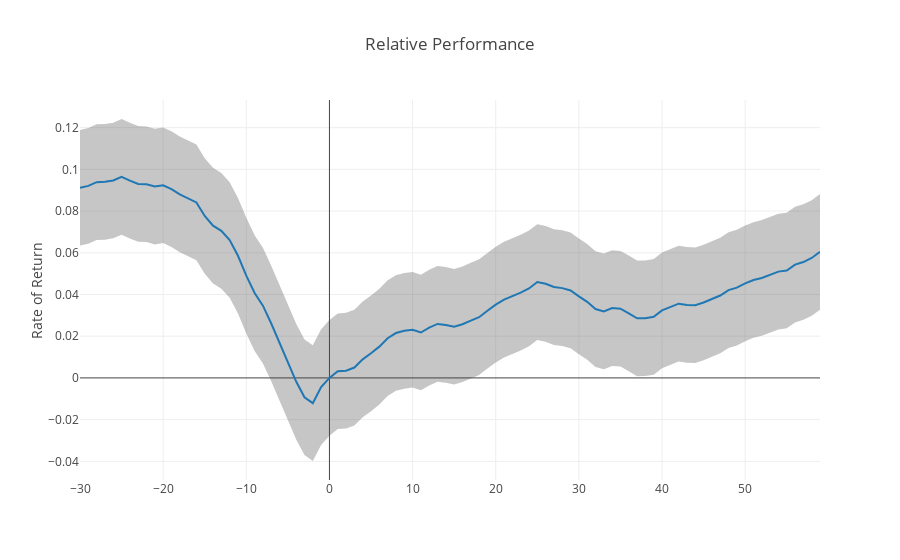
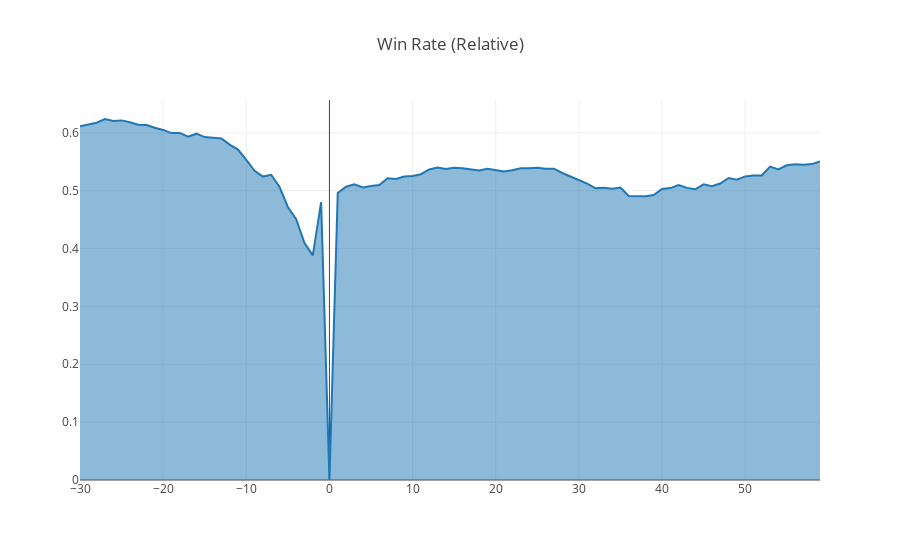

These figures' notebook cell, in order:
### Code cell
## USAGE
# first param is benchmark index,second param is lookforward day, third is lookback day(can be omitted)
E.get_relative_performance(benchmark_index='000300.XSHG', lookforward_num=60, lookbackward_num=30)
